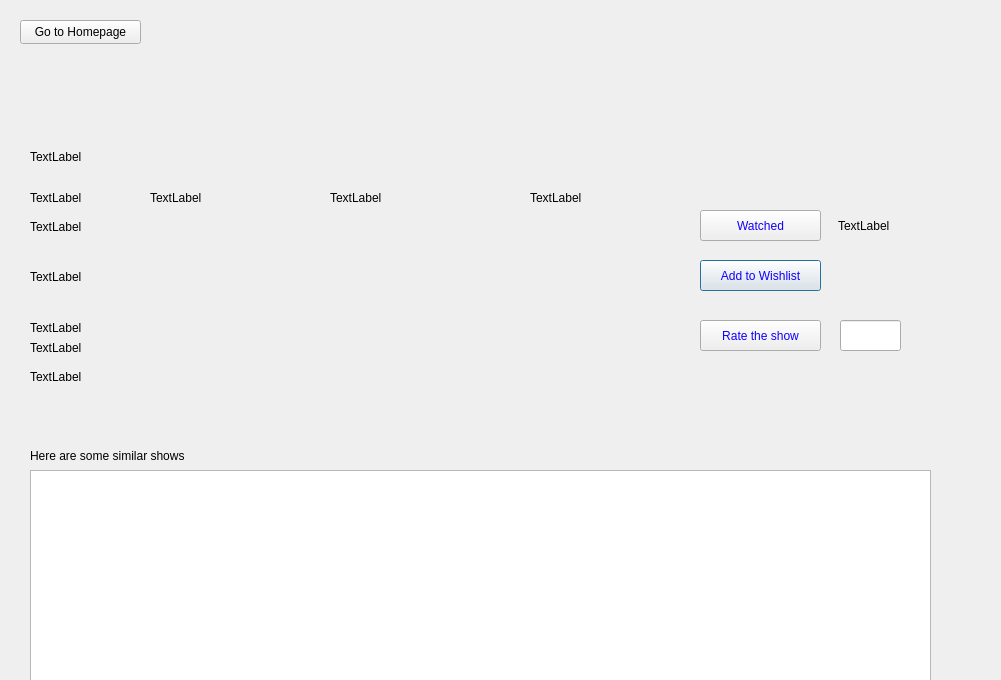
<?xml version="1.0" encoding="UTF-8"?>
<ui version="4.0">
 <class>MoviePageClass</class>
 <widget class="QDialog" name="MoviePageClass">
  <property name="geometry">
   <rect>
    <x>0</x>
    <y>0</y>
    <width>1001</width>
    <height>680</height>
   </rect>
  </property>
  <property name="windowTitle">
   <string>MoviePage</string>
  </property>
  <widget class="QPushButton" name="AddWishButton">
   <property name="geometry">
    <rect>
     <x>700</x>
     <y>260</y>
     <width>121</width>
     <height>31</height>
    </rect>
   </property>
   <property name="styleSheet">
    <string notr="true">color: rgb(17, 0, 255)</string>
   </property>
   <property name="text">
    <string>Add to Wishlist</string>
   </property>
  </widget>
  <widget class="QPushButton" name="AddWatchedButton">
   <property name="geometry">
    <rect>
     <x>700</x>
     <y>210</y>
     <width>121</width>
     <height>31</height>
    </rect>
   </property>
   <property name="styleSheet">
    <string notr="true">color: rgb(17, 0, 255)</string>
   </property>
   <property name="text">
    <string>Watched</string>
   </property>
  </widget>
  <widget class="QLineEdit" name="RateLineEdit">
   <property name="geometry">
    <rect>
     <x>840</x>
     <y>320</y>
     <width>61</width>
     <height>31</height>
    </rect>
   </property>
  </widget>
  <widget class="QPushButton" name="RateButton">
   <property name="geometry">
    <rect>
     <x>700</x>
     <y>320</y>
     <width>121</width>
     <height>31</height>
    </rect>
   </property>
   <property name="styleSheet">
    <string notr="true">color: rgb(17, 0, 255)</string>
   </property>
   <property name="text">
    <string>Rate the show</string>
   </property>
  </widget>
  <widget class="QLabel" name="label_SimilarShows">
   <property name="geometry">
    <rect>
     <x>30</x>
     <y>440</y>
     <width>231</width>
     <height>31</height>
    </rect>
   </property>
   <property name="styleSheet">
    <string notr="true">font: 700 9pt &quot;Segoe UI&quot;;</string>
   </property>
   <property name="text">
    <string>Here are some similar shows</string>
   </property>
  </widget>
  <widget class="QListWidget" name="listWidget">
   <property name="geometry">
    <rect>
     <x>30</x>
     <y>470</y>
     <width>901</width>
     <height>221</height>
    </rect>
   </property>
   <property name="font">
    <font>
     <pointsize>11</pointsize>
    </font>
   </property>
  </widget>
  <widget class="QLabel" name="label_Title">
   <property name="geometry">
    <rect>
     <x>30</x>
     <y>150</y>
     <width>641</width>
     <height>41</height>
    </rect>
   </property>
   <property name="text">
    <string>TextLabel</string>
   </property>
   <property name="alignment">
    <set>Qt::AlignLeading|Qt::AlignLeft|Qt::AlignTop</set>
   </property>
  </widget>
  <widget class="QLabel" name="label_Rating">
   <property name="geometry">
    <rect>
     <x>330</x>
     <y>190</y>
     <width>191</width>
     <height>16</height>
    </rect>
   </property>
   <property name="text">
    <string>TextLabel</string>
   </property>
  </widget>
  <widget class="QLabel" name="label_Duration">
   <property name="geometry">
    <rect>
     <x>530</x>
     <y>190</y>
     <width>171</width>
     <height>16</height>
    </rect>
   </property>
   <property name="text">
    <string>TextLabel</string>
   </property>
  </widget>
  <widget class="QLabel" name="label_Score">
   <property name="geometry">
    <rect>
     <x>150</x>
     <y>190</y>
     <width>171</width>
     <height>16</height>
    </rect>
   </property>
   <property name="text">
    <string>TextLabel</string>
   </property>
  </widget>
  <widget class="QLabel" name="label_Description">
   <property name="geometry">
    <rect>
     <x>30</x>
     <y>370</y>
     <width>641</width>
     <height>71</height>
    </rect>
   </property>
   <property name="text">
    <string>TextLabel</string>
   </property>
   <property name="alignment">
    <set>Qt::AlignLeading|Qt::AlignLeft|Qt::AlignTop</set>
   </property>
   <property name="wordWrap">
    <bool>true</bool>
   </property>
  </widget>
  <widget class="QLabel" name="label_Directors">
   <property name="geometry">
    <rect>
     <x>30</x>
     <y>270</y>
     <width>641</width>
     <height>41</height>
    </rect>
   </property>
   <property name="text">
    <string>TextLabel</string>
   </property>
   <property name="alignment">
    <set>Qt::AlignLeading|Qt::AlignLeft|Qt::AlignTop</set>
   </property>
   <property name="wordWrap">
    <bool>true</bool>
   </property>
  </widget>
  <widget class="QLabel" name="label_Categories">
   <property name="geometry">
    <rect>
     <x>30</x>
     <y>320</y>
     <width>641</width>
     <height>16</height>
    </rect>
   </property>
   <property name="text">
    <string>TextLabel</string>
   </property>
  </widget>
  <widget class="QLabel" name="label_Countries">
   <property name="geometry">
    <rect>
     <x>30</x>
     <y>340</y>
     <width>641</width>
     <height>16</height>
    </rect>
   </property>
   <property name="text">
    <string>TextLabel</string>
   </property>
  </widget>
  <widget class="QLabel" name="label_Cast">
   <property name="geometry">
    <rect>
     <x>30</x>
     <y>220</y>
     <width>641</width>
     <height>51</height>
    </rect>
   </property>
   <property name="text">
    <string>TextLabel</string>
   </property>
   <property name="textFormat">
    <enum>Qt::AutoText</enum>
   </property>
   <property name="alignment">
    <set>Qt::AlignLeading|Qt::AlignLeft|Qt::AlignTop</set>
   </property>
   <property name="wordWrap">
    <bool>true</bool>
   </property>
  </widget>
  <widget class="QLabel" name="label_ShowType">
   <property name="geometry">
    <rect>
     <x>30</x>
     <y>190</y>
     <width>121</width>
     <height>16</height>
    </rect>
   </property>
   <property name="text">
    <string>TextLabel</string>
   </property>
  </widget>
  <widget class="QPushButton" name="HomepageButton">
   <property name="geometry">
    <rect>
     <x>20</x>
     <y>20</y>
     <width>121</width>
     <height>24</height>
    </rect>
   </property>
   <property name="text">
    <string>Go to Homepage</string>
   </property>
  </widget>
  <widget class="QLabel" name="label_LastWatched">
   <property name="geometry">
    <rect>
     <x>838</x>
     <y>215</y>
     <width>161</width>
     <height>21</height>
    </rect>
   </property>
   <property name="text">
    <string>TextLabel</string>
   </property>
  </widget>
 </widget>
 <layoutdefault spacing="6" margin="11"/>
 <resources/>
 <connections/>
</ui>
